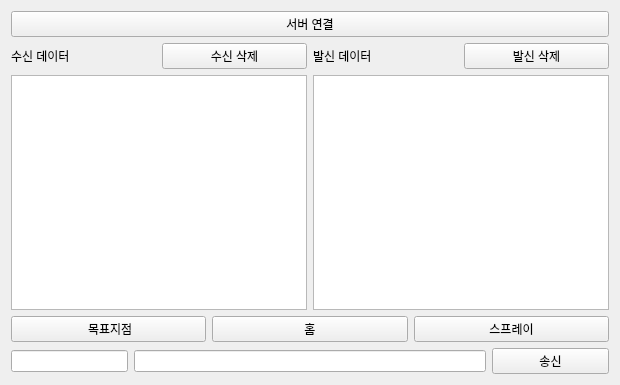
<?xml version="1.0" encoding="UTF-8"?>
<ui version="4.0">
 <class>Tab1SocketClient</class>
 <widget class="QWidget" name="Tab1SocketClient">
  <property name="geometry">
   <rect>
    <x>0</x>
    <y>0</y>
    <width>620</width>
    <height>385</height>
   </rect>
  </property>
  <property name="windowTitle">
   <string>Form</string>
  </property>
  <layout class="QVBoxLayout" name="verticalLayout_2">
   <item>
    <layout class="QVBoxLayout" name="verticalLayout">
     <item>
      <widget class="QPushButton" name="pPBServerConnect">
       <property name="text">
        <string>서버 연결</string>
       </property>
       <property name="checkable">
        <bool>true</bool>
       </property>
      </widget>
     </item>
     <item>
      <layout class="QHBoxLayout" name="horizontalLayout_13" stretch="1,1">
       <item>
        <layout class="QVBoxLayout" name="verticalLayout_8">
         <item>
          <layout class="QHBoxLayout" name="horizontalLayout" stretch="0,0">
           <item>
            <widget class="QLabel" name="label">
             <property name="text">
              <string>수신 데이터</string>
             </property>
            </widget>
           </item>
           <item>
            <widget class="QPushButton" name="pPBRecvDataClear">
             <property name="text">
              <string>수신 삭제</string>
             </property>
            </widget>
           </item>
          </layout>
         </item>
         <item>
          <layout class="QHBoxLayout" name="horizontalLayout_2">
           <item>
            <widget class="QTextEdit" name="pTERecvData"/>
           </item>
          </layout>
         </item>
        </layout>
       </item>
       <item>
        <layout class="QVBoxLayout" name="verticalLayout_9" stretch="0,0">
         <item>
          <layout class="QHBoxLayout" name="horizontalLayout_16">
           <item>
            <widget class="QLabel" name="label_2">
             <property name="text">
              <string>발신 데이터</string>
             </property>
            </widget>
           </item>
           <item>
            <widget class="QPushButton" name="pPBSendClear">
             <property name="text">
              <string>발신 삭제</string>
             </property>
            </widget>
           </item>
          </layout>
         </item>
         <item>
          <widget class="QTextEdit" name="pTESendData"/>
         </item>
        </layout>
       </item>
      </layout>
     </item>
     <item>
      <layout class="QHBoxLayout" name="horizontalLayout_12">
       <item>
        <widget class="QPushButton" name="pPBPointSet">
         <property name="text">
          <string> 목표지점</string>
         </property>
        </widget>
       </item>
       <item>
        <widget class="QPushButton" name="pPBHome">
         <property name="text">
          <string>홈</string>
         </property>
        </widget>
       </item>
       <item>
        <widget class="QPushButton" name="pPBSpray">
         <property name="text">
          <string>스프레이</string>
         </property>
        </widget>
       </item>
      </layout>
     </item>
     <item>
      <layout class="QHBoxLayout" name="horizontalLayout_3" stretch="1,3,1">
       <item>
        <widget class="QLineEdit" name="pLERecvId"/>
       </item>
       <item>
        <widget class="QLineEdit" name="pLESendData"/>
       </item>
       <item>
        <widget class="QPushButton" name="pPBSendButton">
         <property name="text">
          <string>송신</string>
         </property>
        </widget>
       </item>
      </layout>
     </item>
    </layout>
   </item>
  </layout>
 </widget>
 <resources/>
 <connections>
  <connection>
   <sender>pLESendData</sender>
   <signal>returnPressed()</signal>
   <receiver>pPBSendButton</receiver>
   <slot>click()</slot>
   <hints>
    <hint type="sourcelabel">
     <x>244</x>
     <y>316</y>
    </hint>
    <hint type="destinationlabel">
     <x>432</x>
     <y>316</y>
    </hint>
   </hints>
  </connection>
  <connection>
   <sender>pLESendData</sender>
   <signal>returnPressed()</signal>
   <receiver>pLESendData</receiver>
   <slot>clear()</slot>
   <hints>
    <hint type="sourcelabel">
     <x>244</x>
     <y>316</y>
    </hint>
    <hint type="destinationlabel">
     <x>244</x>
     <y>316</y>
    </hint>
   </hints>
  </connection>
  <connection>
   <sender>pPBRecvDataClear</sender>
   <signal>clicked()</signal>
   <receiver>pTERecvData</receiver>
   <slot>clear()</slot>
   <hints>
    <hint type="sourcelabel">
     <x>335</x>
     <y>26</y>
    </hint>
    <hint type="destinationlabel">
     <x>244</x>
     <y>171</y>
    </hint>
   </hints>
  </connection>
 </connections>
</ui>
